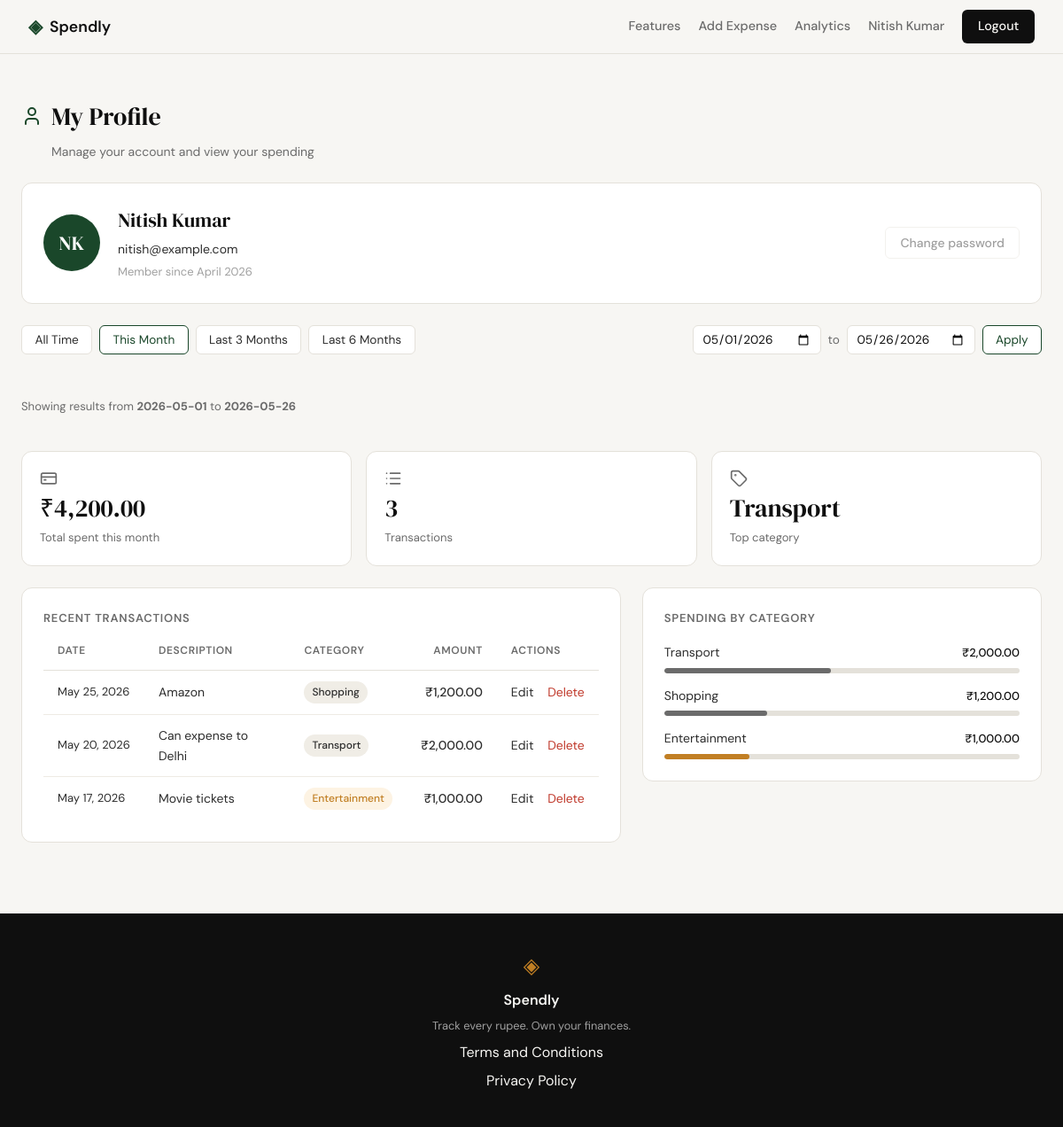
Page /profile?date_from=2026-05-01&date_to=2026-05-26 (signed in) on the committed database.
### tables this page shows
CREATE TABLE users (
            id            INTEGER PRIMARY KEY AUTOINCREMENT,
            name          TEXT    NOT NULL,
            email         TEXT    UNIQUE NOT NULL,
            password_hash TEXT    NOT NULL,
            created_at    TEXT    DEFAULT (datetime('now'))
        );

CREATE TABLE expenses (
            id          INTEGER PRIMARY KEY AUTOINCREMENT,
            user_id     INTEGER NOT NULL REFERENCES users(id),
            amount      REAL    NOT NULL,
            category    TEXT    NOT NULL,
            date        TEXT    NOT NULL,
            description TEXT,
            created_at  TEXT    DEFAULT (datetime('now'))
        );

### app.py (the view)
@app.route("/profile")
def profile():
    if not session.get("user_id"):
        return redirect(url_for("login"))
    user_id = session["user_id"]
    date_from = _parse_date(request.args.get("date_from", ""))
    date_to = _parse_date(request.args.get("date_to", ""))
    if date_from and date_to and date_from > date_to:
        flash("Start date must be before end date.")
        date_from = date_to = ""
    date_from = date_from or None
    date_to = date_to or None
    today = date.today()
    presets = {
        "this_month": (today.replace(day=1).isoformat(), today.isoformat()),
        "last_3_months": ((today - timedelta(days=90)).isoformat(), today.isoformat()),
        "last_6_months": ((today - timedelta(days=180)).isoformat(), today.isoformat()),
    }
    active_preset = "all_time"
    for name, (pf, pt) in presets.items():
        if date_from == pf and date_to == pt:
            active_preset = name
            break
    user = get_user_by_id(user_id)
    stats = get_summary_stats(user_id, date_from=date_from, date_to=date_to)
    transactions = get_recent_transactions(
        user_id, date_from=date_from, date_to=date_to
    )
    categories = get_category_breakdown(user_id, date_from=date_from, date_to=date_to)
    return render_template(
        "profile.html",
        user=user,
        stats=stats,
        transactions=transactions,
        categories=categories,
        date_from=date_from or "",
        date_to=date_to or "",
        presets=presets,
        active_preset=active_preset,
    )

### app.py (called while the page is built)
def _parse_date(value):
    try:
        datetime.strptime(value, "%Y-%m-%d")
        return value
    except (ValueError, TypeError):
        return ""

### database/db.py (called while the page is built)
def get_db():
    conn = sqlite3.connect(DB_PATH)
    conn.row_factory = sqlite3.Row
    conn.execute("PRAGMA foreign_keys = ON")
    return conn

### database/queries.py (called while the page is built)
def _make_initials(name):
    tokens = name.split()
    return "".join(t[0] for t in tokens[:2]).upper() if tokens else ""

def _date_clause(date_from, date_to):
    if date_from and date_to:
        return "AND date BETWEEN ? AND ?", (date_from, date_to)
    if date_from:
        return "AND date >= ?", (date_from,)
    if date_to:
        return "AND date <= ?", (date_to,)
    return "", ()

def get_user_by_id(user_id):
    conn = get_db()
    row = conn.execute(
        "SELECT name, email, created_at FROM users WHERE id = ?",
        (user_id,),
    ).fetchone()
    conn.close()
    if row is None:
        return None
    name = row["name"]
    initials = _make_initials(name)
    created_at = row["created_at"].split(" ")[0]
    member_since = datetime.strptime(created_at, "%Y-%m-%d").strftime("%B %Y")
    return {
        "name": name,
        "email": row["email"],
        "member_since": member_since,
        "initials": initials,
    }

def get_recent_transactions(user_id, limit=10, date_from=None, date_to=None):
    clause, params = _date_clause(date_from, date_to)
    sql = (
        "SELECT id, date, description, category, amount FROM expenses "
        "WHERE user_id = ?"
    )
    if clause:
        sql = sql + " " + clause
    sql = sql + " ORDER BY date DESC, id DESC LIMIT ?"
    conn = get_db()
    rows = conn.execute(sql, (user_id, *params, limit)).fetchall()
    conn.close()
    return [
        {
            "id": row["id"],
            "date": datetime.strptime(row["date"], "%Y-%m-%d").strftime("%b %d, %Y"),
            "description": row["description"],
            "category": row["category"],
            "amount": f"₹{row['amount']:,.2f}",
        }
        for row in rows
    ]

### templates/profile.html (shortened to what this page needs)
{% extends "base.html" %}
{% block head %}
<link rel="stylesheet" href="{{ url_for('static', filename='css/profile.css') }}">
{% endblock %}
{% block content %}
<div class="profile-page">
    <div class="profile-header">
        <div class="profile-header-left">
            <i data-lucide="user"></i>
            <h1 class="profile-title">My Profile</h1>
        </div>
        <p class="profile-subtitle">Manage your account and view your spending</p>
    </div>
    <div class="profile-card">
        <div class="avatar-circle">{{ user.initials }}</div>
        <div class="profile-card-info">
            <h2 class="profile-name">{{ user.name }}</h2>
            <p class="profile-email">{{ user.email }}</p>
            <p class="profile-since">Member since {{ user.member_since }}</p>
        </div>
        <div class="profile-card-actions">
            <button class="btn-ghost btn-disabled" disabled>Change password</button>
        </div>
    </div>
    <div class="filter-bar">
        <div class="filter-presets">
            <a href="{{ url_for('profile') }}"
               class="filter-btn{% if active_preset == 'all_time' %} filter-btn--active{% endif %}">All Time</a>
            <a href="{{ url_for('profile', date_from=presets.this_month[0], date_to=presets.this_month[1]) }}"
               class="filter-btn{% if active_preset == 'this_month' %} filter-btn--active{% endif %}">This Month</a>
            <a href="{{ url_for('profile', date_from=presets.last_3_months[0], date_to=presets.last_3_months[1]) }}"
               class="filter-btn{% if active_preset == 'last_3_months' %} filter-btn--active{% endif %}">Last 3 Months</a>
            <a href="{{ url_for('profile', date_from=presets.last_6_months[0], date_to=presets.last_6_months[1]) }}"
               class="filter-btn{% if active_preset == 'last_6_months' %} filter-btn--active{% endif %}">Last 6 Months</a>
        </div>
        <form class="filter-custom" method="get" action="{{ url_for('profile') }}">
            <input type="date" name="date_from" value="{{ date_from }}" class="filter-input">
            <span class="filter-sep">to</span>
            <input type="date" name="date_to" value="{{ date_to }}" class="filter-input">
            <button type="submit" class="filter-btn filter-btn--apply">Apply</button>
        </form>
    </div>
    {% if date_from or date_to %}
    <p class="filter-notice">
        Showing results
        {% if date_from %} from <strong>{{ date_from }}</strong>{% endif %}
        {% if date_to %} to <strong>{{ date_to }}</strong>{% endif %}
    </p>
    {% endif %}
    <div class="stats-row">
        <div class="stat-card">
            <i data-lucide="credit-card" class="stat-icon"></i>
            <span class="stat-value">{{ stats.total_spent }}</span>
            <span class="stat-label">Total spent this month</span>
        </div>
        <div class="stat-card">
            <i data-lucide="list" class="stat-icon"></i>
            <span class="stat-value">{{ stats.transaction_count }}</span>
            <span class="stat-label">Transactions</span>
        </div>
        <div class="stat-card">
            <i data-lucide="tag" class="stat-icon"></i>
            <span class="stat-value">{{ stats.top_category }}</span>
            <span class="stat-label">Top category</span>
        </div>
    </div>
    <div class="profile-grid">
        <div class="tx-table-wrap">
            <h3 class="section-heading">Recent Transactions</h3>
            <table class="tx-table">
                <thead>
                    <tr>
                        <th>Date</th>
                        <th>Description</th>
                        <th>Category</th>
                        <th class="tx-amount-col">Amount</th>
                        <th>Actions</th>
                    </tr>
                </thead>
                <tbody>
                    {% for tx in transactions %}
                    <tr>
                        <td class="tx-date">{{ tx.date }}</td>
                        <td>{{ tx.description }}</td>
                        <td>
                            <span class="badge badge--{{ tx.category | lower }}">{{ tx.category }}</span>
                        </td>
                        <td class="tx-amount">{{ tx.amount }}</td>
                        <td class="tx-actions">
                            <a href="{{ url_for('edit_expense', id=tx.id) }}" class="tx-edit-link">Edit</a>
                            <form method="POST" action="{{ url_for('delete_expense_route', id=tx.id) }}" class="tx-delete-form">
                                <button type="submit" class="tx-delete-btn">Delete</button>
                            </form>
                        </td>
                    </tr>
                    {% endfor %}
                </tbody>
            </table>
        </div>
        <div class="category-breakdown">
            <h3 class="section-heading">Spending by Category</h3>
            <div class="category-list">
                {% for cat in categories %}
                <div class="category-row cat--{{ cat.name | lower }}">
                    <div class="category-row-top">
                        <span class="category-name">{{ cat.name }}</span>
                        <span class="category-amount">{{ cat.amount }}</span>
                    </div>
                    <div class="category-bar-track">
                        <div class="category-bar-fill" style="--pct: {{ cat.pct }}%"></div>
                    </div>
                </div>
                {% endfor %}
            </div>
        </div>
    </div>
</div>
{% endblock %}

### templates/base.html (shortened to what this page needs)
<!DOCTYPE html>
<html lang="en">
<head>
    <link rel="stylesheet" href="{{ url_for('static', filename='css/style.css') }}">
    {% block head %}{% endblock %}
</head>
<body>
    {% macro nav_links(base_class, cta_class, username_class) %}
        <a href="{{ url_for('features') }}"
           class="{{ base_class }}{% if request.endpoint == 'features' %} nav-link--active{% endif %}">Features</a>
        {% if session.get("user_id") %}
        <a href="{{ url_for('add_expense') }}"
           class="{{ base_class }}{% if request.endpoint == 'add_expense' %} nav-link--active{% endif %}">Add Expense</a>
        <a href="{{ url_for('analytics') }}"
           class="{{ base_class }}{% if request.endpoint == 'analytics' %} nav-link--active{% endif %}">Analytics</a>
        <a href="{{ url_for('profile') }}" class="{{ base_class }} {{ username_class }}">{{ session["user_name"] }}</a>
        <a href="{{ url_for('logout') }}" class="{{ base_class }} {{ cta_class }}">Logout</a>
        {% else %}
        <a href="{{ url_for('login') }}" class="{{ base_class }}">Sign in</a>
        <a href="{{ url_for('register') }}" class="{{ base_class }} {{ cta_class }}">Get started</a>
        {% endif %}
    {% endmacro %}
    <nav class="navbar">
        <div class="nav-inner">
            <a href="{{ url_for('landing') }}" class="nav-brand">
                <span class="brand-icon">◈</span>
                <span class="brand-name">Spendly</span>
            </a>
            <div class="nav-links">
                {{ nav_links('nav-link', 'nav-cta', 'nav-username') }}
            </div>
        </div>
    </nav>
    <main class="main-content">
        {% block content %}{% endblock %}
    </main>
    <footer class="footer">
        <div class="footer-inner">
            <span class="brand-icon">◈</span>
            <span class="footer-name">Spendly</span>
            <p class="footer-copy">Track every rupee. Own your finances.</p>
            <a href="/terms">Terms and Conditions</a>
            <a href="/privacy">Privacy Policy</a>
        </div>
    </footer>
</body>
</html>

### static/css/style.css (style rules this page uses)
:root { --ink: #0f0f0f; --ink-soft: #2d2d2d; --ink-muted: #6b6b6b; --ink-faint: #a0a0a0; --paper: #f7f6f3; --paper-warm: #f0ede6; --paper-card: #ffffff; --accent: #1a472a; --accent-light: #e8f0eb; --accent-2: #c17f24; --accent-2-light: #fdf3e3; --danger: #c0392b; --danger-light: #fdecea; --border: #e4e1da; --border-soft: #eeebe4; --font-display: 'DM Serif Display', Georgia, serif; --font-body: 'DM Sans', system-ui, sans-serif; --max-width: 1200px; --auth-width: 440px; --radius-sm: 6px; --radius-md: 12px; --radius-lg: 20px; --nav-height: 60px; }
*, *::before, *::after { box-sizing: border-box; margin: 0; padding: 0; }
html { font-size: 16px; scroll-behavior: smooth; }
body { background: var(--paper); color: var(--ink); font-family: var(--font-body); font-size: 1rem; line-height: 1.6; -webkit-font-smoothing: antialiased; }
a { color: inherit; text-decoration: none; }
.navbar { position: sticky; top: 0; z-index: 100; background: var(--paper); border-bottom: 1px solid var(--border); padding: 0 2rem; }
.nav-inner { max-width: var(--max-width); margin: 0 auto; height: var(--nav-height); display: flex; align-items: center; justify-content: space-between; flex-wrap: nowrap; gap: 1rem; }
.nav-brand { display: flex; align-items: center; gap: 0.5rem; font-family: var(--font-body); font-weight: 600; font-size: 1.1rem; color: var(--ink); }
.brand-icon { color: var(--accent); font-size: 1.3rem; }
.brand-name { color: var(--ink); }
.nav-links { display: flex; align-items: center; gap: 1.25rem; font-size: 0.9rem; font-weight: 500; white-space: nowrap; }
.nav-links a { color: var(--ink-muted); transition: color 0.2s; }
.nav-link { color: var(--ink-muted); transition: color 0.2s; }
.nav-cta { background: var(--ink) !important; color: var(--paper) !important; padding: 0.45rem 1.1rem; border-radius: var(--radius-sm); transition: background 0.2s !important; }
.main-content { min-height: calc(100vh - 60px - 100px); }
.btn-ghost { display: inline-block; background: transparent; color: var(--ink-soft); padding: 0.65rem 1.5rem; border-radius: var(--radius-sm); font-size: 0.9rem; font-weight: 500; border: 1px solid var(--border); transition: all 0.2s; text-decoration: none; }
.footer { background: var(--ink); color: var(--paper); padding: 2.5rem 2rem; text-align: center; }
.footer-inner { display: flex; flex-direction: column; align-items: center; gap: 0.4rem; }
.footer .brand-icon { color: var(--accent-2); font-size: 1.5rem; }
.footer-name { font-weight: 600; font-size: 1rem; }
.footer-copy { font-size: 0.8rem; color: var(--ink-faint); }

### rows in the picture
users: user_name "Nitish Kumar", name "Nitish Kumar", email "nitish@example.com"
expenses: date "May 25, 2026", description "Amazon", category "Shopping", amount "₹1,200.00"
expenses: date "May 20, 2026", description "Can expense to Delhi", category "Transport", amount "₹2,000.00"
expenses: date "May 17, 2026", description "Movie tickets", category "Entertainment", amount "₹1,000.00"

### other values in the picture
{{ user.initials }} "NK"
{{ user.member_since }} "April 2026"
{{ date_from }} "2026-05-01"
{{ date_to }} "2026-05-26"
{{ stats.total_spent }} "₹4,200.00"
{{ stats.transaction_count }} "3"
{{ stats.top_category }} "Transport"
{{ cat.name }} "Transport" "Shopping" "Entertainment"
{{ cat.amount }} "₹2,000.00" "₹1,200.00" "₹1,000.00"
